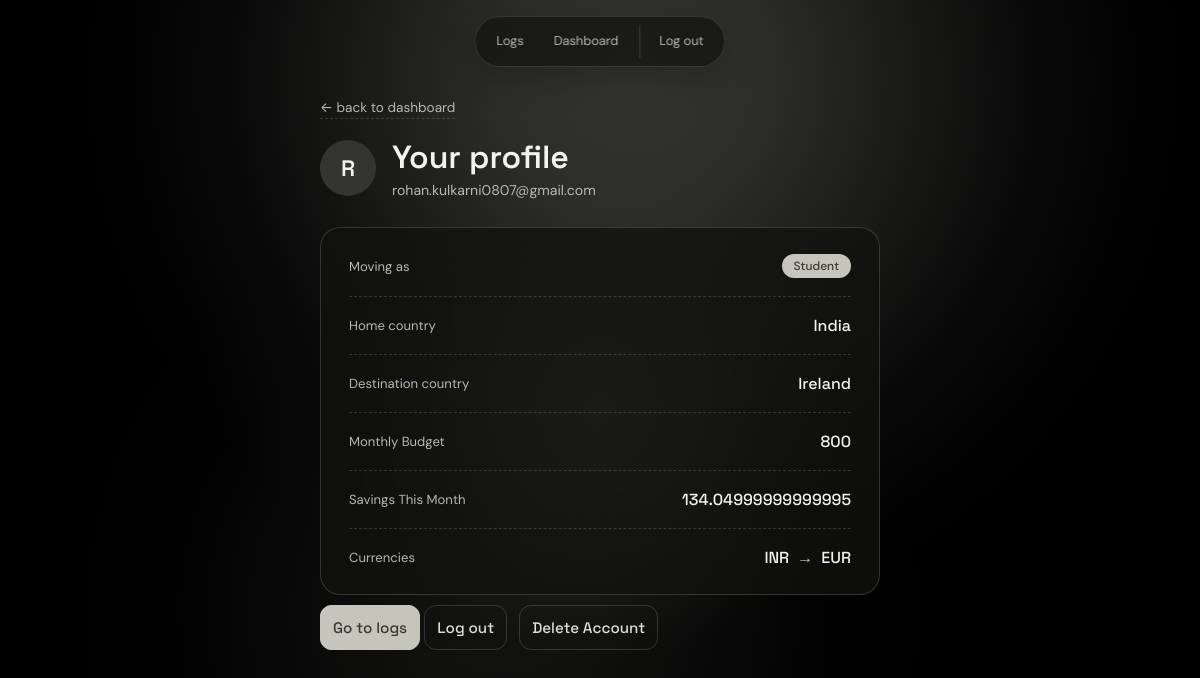
/profile (signed in), run on the app's committed database.
### tables this page shows
CREATE TABLE users(
            id INTEGER PRIMARY KEY AUTOINCREMENT,
            email TEXT UNIQUE NOT NULL,
            password_hash TEXT NOT NULL,
            home_country TEXT NOT NULL,
            home_currency TEXT NOT NULL,
            destination_country TEXT NOT NULL,
            destination_currency TEXT NOT NULL,
            user_type TEXT NOT NULL,
            budget INTEGER NOT NULL,
            savings INTEGER NOT NULL DEFAULT 0
        );

### app.py (the view)
@app.route("/profile", methods=["GET", "POST"])
@login_required
def profilePage():
    if request.method=="GET":
        try:
            con=connect_db()
            user = con.execute("SELECT * FROM users WHERE id = ?", (session["user_id"],)).fetchone()
        finally:
            con.close()
    return render_template("profile.html", user=user)

### app.py (called while the page is built)
def login_required(f):
    @wraps(f)
    def wrapper(*args, **kwargs):
        if "user_id" not in session:
            return redirect(url_for("loginPage"))
        return f(*args, **kwargs)
    return wrapper

### db.py (called while the page is built)
def connect_db():
    con = sqlite3.connect(db)
    con.row_factory=sqlite3.Row
    return con

### templates/profile.html (shortened to what this page needs)
<!DOCTYPE html>
<html lang="en">
<head>
<link rel="stylesheet" href="{{ url_for('static', filename='css/bloom-field.css') }}">
<link rel="stylesheet" href="{{ url_for('static', filename='css/navigation.css') }}">
</head>
<body>
{% include "_navbar.html" %}
<div class="page">
  <a class="back" href="{{ url_for('dashboard') }}">&larr; back to dashboard</a>
  <div class="header-row">
    <div class="avatar">{{ user['email'][0] | upper }}</div>
    <div>
      <h1>Your profile</h1>
      <p>{{ user['email'] }}</p>
    </div>
  </div>
  <div class="panel">
    <div class="field">
      <span class="field-label">Moving as</span>
      <span class="field-value"><span class="badge">{{ user['user_type'] }}</span></span>
    </div>
    <div class="field">
      <span class="field-label">Home country</span>
      <span class="field-value">{{ user['home_country'] }}</span>
    </div>
    <div class="field">
      <span class="field-label">Destination country</span>
      <span class="field-value">{{ user['destination_country'] }}</span>
    </div>
    <div class="field">
      <span class="field-label">Monthly Budget</span>
      <span class="field-value">{{ user['budget'] }}</span>
    </div>
    <div class="field">
      <span class="field-label">Savings This Month</span>
      <span class="field-value">{{ user['savings'] }}</span>
    </div>
    <div class="field">
      <span class="field-label">Currencies</span>
      <span class="field-value">
        <span class="currency-pair">
          {{ user['home_currency'] }} <span class="arrow">&rarr;</span> {{ user['destination_currency'] }}
        </span>
      </span>
    </div>
  </div>
  <div class="actions">
    <form>
    <a class="btn btn-primary" href="{{ url_for('expenses') }}">Go to logs</a>
    <a class="btn btn-ghost" href="{{ url_for('logout') }}">Log out</a>
    </form>
    <form action="POST"><a class="btn btn-ghost" actio href="{{ url_for('delete_account')}}">Delete Account</a></form>
  </div>
</div>
</body>
</html>

### static/css/bloom-field.css (style rules this page uses)
:root { color-scheme: dark; --bg: rgba(18, 18, 17, 0.78); --bg-deep: rgba(18, 18, 17, 0.76); --ink: #f2f2ee; --ink-soft: #b8b8b0; --sage: #c5c5bb; --sage-soft: #777770; --rust: #deded6; --thread: rgba(245, 245, 237, 0.16); --pink: #8c8c83; --powder: #343432; --aqua: #e4e4dd; --white-wash: rgba(18, 18, 17, 0.65); }
body { isolation: isolate; background: transparent; }
body::before { content: ""; position: fixed; inset: 0; z-index: -1; pointer-events: none; background-color: #000000; background-image: var( --bloom-field-image, radial-gradient(circle at 65.34% 44.62%, rgba(52, 52, 50, 1) 0%, rgba(52, 52, 50, 0.844) 8.53%, rgba(52, 52, 50, 0.5) 17.05%, rgba(52, 52, 50, 0.156) 25.58%, rgba(52, 52, 50, 0) 34.1%), radial-gradient(circle at 28.07% 74.48%, rgba(18, 18, 17, 1) 0%, rgba(18, 18, 17, 0.844) 11.15%, rgba(18, 18, 17, 0.5) 22.3%, rgba(18, 18, 17, 0.156) 33.45%, rgba(18, 18, 17, 0) 44.6%), radial-gradient(circle at 52.42% 19.94%, rgba(52, 52, 50, 1) 0%, rgba(52, 52, 50, 0.844) 14.13%, rgba(52, 52, 50, 0.5) 28.25%, rgba(52, 52, 50, 0.156) 42.38%, rgba(52, 52, 50, 0) 56.5%), radial-gradient(circle at 80.31% 84.47%, rgba(0, 0, 0, 1) 0%, rgba(0, 0, 0, 0.844) 17.27%, rgba(0, 0, 0, 0.5) 34.55%, rgba(0, 0, 0, 0.156) 51.82%, rgba(0, 0, 0, 0) 69.1%) ); }
.card, .panel, .summary-card, .hub, .node { backdrop-filter: blur(18px); -webkit-backdrop-filter: blur(18px); }

### static/css/navigation.css (style rules this page uses)
body { padding-top: 96px; }

### templates/profile.html (style rules this page uses)
:root { --bg: #F2F4F3; --bg-deep: #A9927D; --ink: #0A0908; --ink-soft: #22333B; --sage: #22333B; --sage-soft: #A9927D; --rust: #22333B; --thread: rgba(34, 51, 59, 0.22); --pink: #5E503F; --powder: #A9927D; --aqua: #F2F4F3; }
* { box-sizing: border-box; }
body { margin: 0; background: var(--bg); color: var(--ink); font-family: 'DM Sans', -apple-system, sans-serif; padding: 48px 20px 80px; position: relative; min-height: 100vh; }
.page { max-width: 560px; margin: 0 auto; position: relative; }
a.back { display: inline-block; color: var(--ink-soft); text-decoration: none; font-size: 0.85rem; margin-bottom: 18px; border-bottom: 1px dashed var(--thread); padding-bottom: 2px; }
.header-row { display: flex; align-items: center; gap: 16px; margin-bottom: 28px; }
.avatar { width: 56px; height: 56px; border-radius: 50%; background: var(--powder); color: var(--ink); display: flex; align-items: center; justify-content: center; font-family: 'Space Grotesk', sans-serif; font-weight: 600; font-size: 1.4rem; flex-shrink: 0; }
h1 { font-family: 'Space Grotesk', sans-serif; font-optical-sizing: auto; font-weight: 600; font-size: clamp(1.6rem, 4vw, 2rem); margin: 0; }
.header-row p { color: var(--ink-soft); font-size: 0.88rem; margin: 4px 0 0; }
.panel { background: var(--bg-deep); border: 1px solid var(--thread); border-radius: 20px; padding: 8px 28px; margin-bottom: 22px; }
.field { display: flex; align-items: center; justify-content: space-between; padding: 18px 0; border-bottom: 1px dashed var(--thread); }
.field:last-child { border-bottom: none; }
.field-label { font-size: 0.82rem; color: var(--ink-soft); }
.field-value { font-family: 'Space Grotesk', sans-serif; font-weight: 500; font-size: 1rem; color: var(--ink); text-align: right; }
.badge { display: inline-block; background: var(--sage); color: var(--bg); font-family: 'DM Sans', sans-serif; font-weight: 500; font-size: 0.75rem; padding: 4px 12px; border-radius: 999px; text-transform: capitalize; }
.currency-pair { display: flex; align-items: center; gap: 8px; font-family: 'Space Grotesk', sans-serif; font-weight: 500; }
.currency-pair .arrow { color: var(--sage); font-family: 'DM Sans', sans-serif; font-weight: 400; }
.actions { display: flex; gap: 12px; margin-top: 8px; }
.btn { flex: 1; text-align: center; font-family: 'Space Grotesk', sans-serif; font-weight: 500; font-size: 0.95rem; text-decoration: none; border-radius: 12px; padding: 12px; transition: background 0.2s ease, color 0.2s ease, border-color 0.2s ease; }
.btn-primary { background: var(--sage); color: var(--bg); border: 1px solid var(--sage); }
.btn-ghost { background: transparent; color: var(--rust); border: 1px solid var(--thread); }

### data on the page
users: email "R", email "rohan.kulkarni0807@gmail.com", user_type "Student", home_country "India", destination_country "Ireland", budget "800", savings "134.04999999999995", home_currency "INR", destination_currency "EUR"
